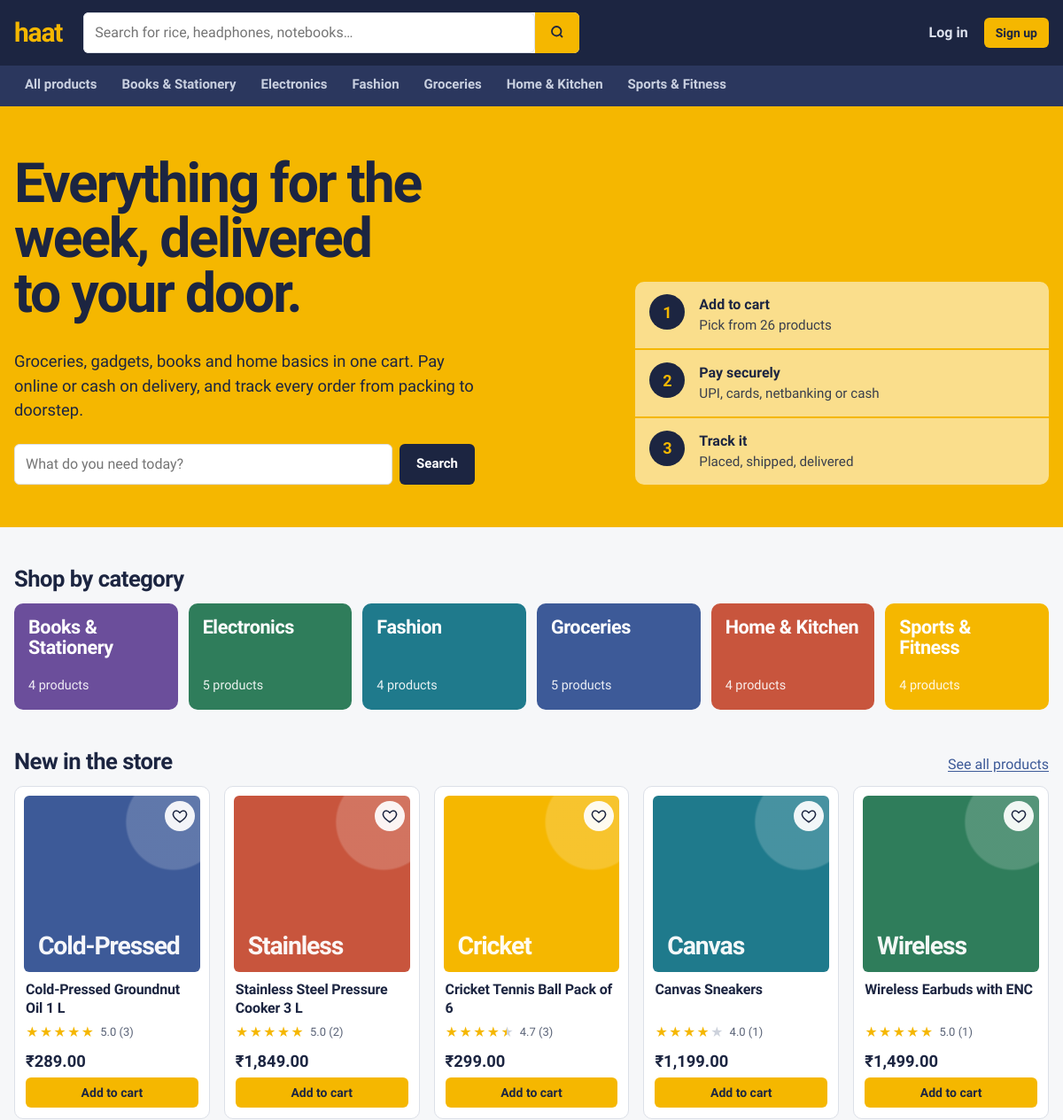
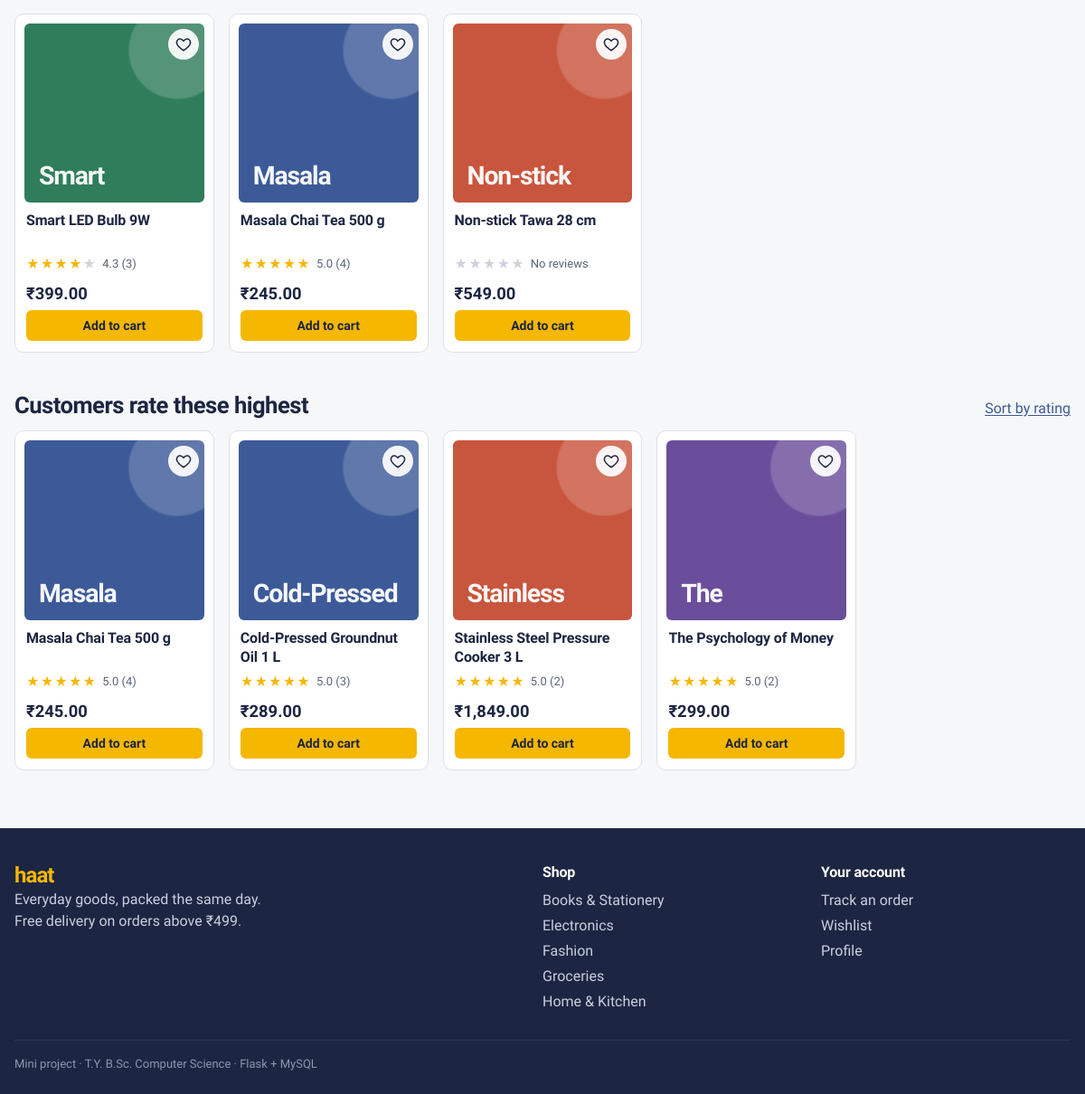
The page / on the database its author committed (2 pictures, top to bottom).
### models.py (models this page shows, shortened)
class Category(db.Model):
    __tablename__ = "categories"
    category_id = db.Column(db.Integer, primary_key=True)
    category_name = db.Column(db.String(100), unique=True, nullable=False)
    description = db.Column(db.Text)
    created_at = db.Column(db.DateTime, default=now)
    products = db.relationship("Product", backref="category", lazy="dynamic")

class Product(db.Model):
    __tablename__ = "products"
    product_id = db.Column(db.Integer, primary_key=True)
    name = db.Column(db.String(150), nullable=False)
    description = db.Column(db.Text)
    price = db.Column(db.Numeric(10, 2), nullable=False)
    stock = db.Column(db.Integer, nullable=False, default=0)
    category_id = db.Column(db.Integer, db.ForeignKey("categories.category_id"), nullable=False)
    image = db.Column(db.String(255))                      # file name in static/uploads
    is_active = db.Column(db.Boolean, nullable=False, default=True)
    created_at = db.Column(db.DateTime, default=now)
    reviews = db.relationship("Review", backref="product", lazy="dynamic",
                              cascade="all, delete-orphan")
    @property
    def rating_avg(self):
        value = db.session.query(func.avg(Review.rating)).filter(
            Review.product_id == self.product_id).scalar()
        return round(float(value), 1) if value else 0
    @property
    def rating_count(self):
        return self.reviews.count()

### modules/products.py (the view)
@bp.route("/")
def home():
    active = Product.query.filter(Product.is_active.is_(True))
    newest = active.order_by(Product.created_at.desc()).limit(8).all()
    sq = _rating_subquery()
    top_rated = (active.join(sq, Product.product_id == sq.c.pid)
                 .order_by(sq.c.avg.desc(), sq.c.cnt.desc()).limit(4).all())
    counts = dict(db.session.query(Product.category_id, func.count(Product.product_id))
                  .filter(Product.is_active.is_(True)).group_by(Product.category_id).all())
    return render_template("shop/home.html", newest=newest, top_rated=top_rated, counts=counts)

### app.py (called while the page is built)
def _csrf_token():
    if "_csrf" not in session:
        session["_csrf"] = secrets.token_hex(16)
    return session["_csrf"]

def _register_middleware(app):
    @app.before_request
    def csrf_protect():
        if request.method == "POST" and app.config.get("CSRF_ENABLED", True):
            token = request.form.get("csrf_token") or request.headers.get("X-CSRF-Token")
            if not token or token != session.get("_csrf"):
                app.logger.warning("CSRF check failed on %s", request.path)
                abort(400, description="Your session expired. Reload the page and try again.")
    @app.after_request
    def log_request(response):
        if not request.path.startswith("/static"):
            app.logger.debug("%s %s -> %s", request.method, request.path, response.status_code)
        return response

def _register_template_helpers(app):
    app.jinja_env.globals.update(csrf_token=_csrf_token, page_url=page_url, tile_colour=tile_colour)
    app.jinja_env.filters["money"] = money
    @app.context_processor
    def inject_globals():
        cart_count, wish_ids = 0, set()
        if current_user.is_authenticated:
            cart_count = (db.session.query(db.func.coalesce(db.func.sum(CartItem.quantity), 0))
                          .filter(CartItem.user_id == current_user.user_id).scalar())
            wish_ids = {w.product_id for w in
                        WishlistItem.query.filter_by(user_id=current_user.user_id)}
        return {
            "store_name": app.config["STORE_NAME"],
            "nav_categories": Category.query.order_by(Category.category_name).all(),
            "cart_count": cart_count,
            "wish_ids": wish_ids,
        }

### modules/products.py (called while the page is built)
def _rating_subquery():
    return (db.session.query(Review.product_id.label("pid"),
                             func.avg(Review.rating).label("avg"),
                             func.count(Review.review_id).label("cnt"))
            .group_by(Review.product_id).subquery())

### utils/helpers.py (called while the page is built)
def _indian_grouping(whole: str) -> str:
    if len(whole) <= 3:
        return whole
    last3, rest = whole[-3:], whole[:-3]
    groups = []
    while len(rest) > 2:
        groups.insert(0, rest[-2:])
        rest = rest[:-2]
    if rest:
        groups.insert(0, rest)
    return ",".join(groups + [last3])

def tile_colour(category_id):
    return TILE_COLOURS[(category_id or 0) % len(TILE_COLOURS)]

### templates/shop/home.html (shortened to what this page needs)
{% extends "base.html" %}
{% import "partials/macros.html" as m with context %}
{% block content %}
<section class="hero">
  <div class="wrap hero-grid">
    <div>
      <h1>Everything for the week, delivered to your door.</h1>
      <p class="lede">Groceries, gadgets, books and home basics in one cart. Pay online or cash on delivery, and track every order from packing to doorstep.</p>
      <form class="hero-search" action="{{ url_for('products.shop') }}" method="get">
        <input id="hq" name="q" type="search" placeholder="What do you need today?">
        <button class="btn btn-ink" type="submit">Search</button>
      </form>
    </div>
    <ol class="how" aria-label="How ordering works">
      <li><b>Add to cart</b><span>Pick from {{ counts.values()|sum }} products</span></li>
      <li><b>Pay securely</b><span>UPI, cards, netbanking or cash</span></li>
      <li><b>Track it</b><span>Placed, shipped, delivered</span></li>
    </ol>
  </div>
</section>
<section class="wrap section">
  <h2 class="section-title">Shop by category</h2>
  <div class="cat-grid">
    {% for c in nav_categories %}
    <a class="cat-card" href="{{ url_for('products.shop', category=c.category_id) }}" style="--tile: {{ tile_colour(c.category_id) }}">
      <span class="cat-name">{{ c.category_name }}</span>
      <span class="cat-count">{{ counts.get(c.category_id, 0) }} products</span>
    </a>
    {% endfor %}
  </div>
</section>
<section class="wrap section">
  <div class="section-head">
    <h2 class="section-title">New in the store</h2>
    <a href="{{ url_for('products.shop', sort='newest') }}">See all products</a>
  </div>
  <div class="grid">{% for p in newest %}{{ m.product_card(p) }}{% endfor %}</div>
</section>
{% if top_rated %}
<section class="wrap section">
  <div class="section-head">
    <h2 class="section-title">Customers rate these highest</h2>
    <a href="{{ url_for('products.shop', sort='rating') }}">Sort by rating</a>
  </div>
  <div class="grid">{% for p in top_rated %}{{ m.product_card(p) }}{% endfor %}</div>
</section>
{% endif %}
{% endblock %}

### templates/base.html (shortened to what this page needs)
<!doctype html>
<html lang="en">
<head>
  <link rel="stylesheet" href="{{ url_for('static', filename='css/style.css') }}">
</head>
<body class="{% block body_class %}{% endblock %}">
{% block header %}
<header class="site-header">
  <div class="wrap header-row">
    <a class="logo" href="{{ url_for('products.home') }}">{{ store_name|lower }}</a>
    <form class="search" action="{{ url_for('products.shop') }}" method="get" role="search">
      <input id="q" name="q" type="search" placeholder="Search for rice, headphones, notebooks…" value="{{ request.args.get('q','') }}">
      <button type="submit" aria-label="Search">
        <svg width="18" height="18" viewBox="0 0 24 24" fill="none" stroke="currentColor" stroke-width="2.4" aria-hidden="true"><circle cx="11" cy="11" r="7"/><path d="m20 20-3.5-3.5"/></svg>
      </button>
    </form>
    <nav class="user-nav" aria-label="Account">
      {% if current_user.is_authenticated %}
        {% if current_user.is_admin %}<a href="{{ url_for('admin.dashboard') }}">Admin</a>{% endif %}
        <a href="{{ url_for('cart.orders') }}">Orders</a>
        <a href="{{ url_for('cart.wishlist') }}">Wishlist{% if wish_ids %} <span class="count">{{ wish_ids|length }}</span>{% endif %}</a>
        <a class="cart-link" href="{{ url_for('cart.view_cart') }}">Cart <span class="count">{{ cart_count }}</span></a>
        <a href="{{ url_for('auth.account') }}" title="Your account" class="avatar">{{ current_user.name[:1]|upper }}</a>
      {% else %}
        <a href="{{ url_for('auth.login') }}">Log in</a>
        <a class="btn btn-sm btn-primary" href="{{ url_for('auth.register') }}">Sign up</a>
      {% endif %}
    </nav>
  </div>
  <nav class="cat-bar" aria-label="Categories">
    <div class="wrap">
      <a href="{{ url_for('products.shop') }}" class="{{ 'on' if request.endpoint=='products.shop' and not request.args.get('category') }}">All products</a>
      {% for c in nav_categories %}
        <a href="{{ url_for('products.shop', category=c.category_id) }}" class="{{ 'on' if request.args.get('category')|int == c.category_id }}">{{ c.category_name }}</a>
      {% endfor %}
    </div>
  </nav>
</header>
{% endblock %}
<main id="main">{% block content %}{% endblock %}</main>
{% block footer %}
<footer class="site-footer">
  <div class="wrap footer-row">
    <div>
      <span class="logo logo-sm">{{ store_name|lower }}</span>
      <p>Everyday goods, packed the same day.<br>Free delivery on orders above ₹499.</p>
    </div>
    <div>
      <h4>Shop</h4>
      {% for c in nav_categories[:5] %}<a href="{{ url_for('products.shop', category=c.category_id) }}">{{ c.category_name }}</a>{% endfor %}
    </div>
    <div>
      <h4>Your account</h4>
      <a href="{{ url_for('cart.orders') }}">Track an order</a>
      <a href="{{ url_for('cart.wishlist') }}">Wishlist</a>
      <a href="{{ url_for('auth.account') }}">Profile</a>
    </div>
  </div>
  <div class="wrap fine">Mini project · T.Y. B.Sc. Computer Science · Flask + MySQL</div>
</footer>
{% endblock %}
</body>
</html>

### templates/partials/macros.html (shortened to what this page needs)
{% macro stars(value, count=None, size='') -%}
<span class="stars {{ size }}" aria-label="{{ value }} out of 5 stars">
  {%- for i in range(1, 6) -%}
    <span class="{{ 'full' if value >= i else ('half' if value >= i - 0.5 else '') }}">★</span>
  {%- endfor -%}
  {% if count is not none %}<span class="star-count">{{ value if value else '' }}{% if count %} ({{ count }}){% else %}No reviews{% endif %}</span>{% endif %}
</span>
{%- endmacro %}
{% macro tile(p, cls='') -%}
{% if p.image %}
  <img class="tile {{ cls }}" src="{{ url_for('static', filename='uploads/' ~ p.image) }}" alt="{{ p.name }}" loading="lazy">
{% else %}
  <div class="tile tile-type {{ cls }}" style="--tile: {{ tile_colour(p.category_id) }}" aria-hidden="true">
    <span>{{ p.name.split()[0] }}</span>
  </div>
{% endif %}
{%- endmacro %}
{% macro product_card(p) -%}
<article class="card">
  <a class="card-link" href="{{ url_for('products.product_detail', product_id=p.product_id) }}">
    {{ tile(p) }}
    <h3>{{ p.name }}</h3>
  </a>
  <div class="card-meta">
    {{ stars(p.rating_avg, p.rating_count, 'sm') }}
  </div>
  <div class="card-foot">
    <span class="price">{{ p.price|money }}</span>
    {% if p.stock == 0 %}
      <span class="tag tag-muted">Out of stock</span>
    {% else %}
      <form method="post" action="{{ url_for('cart.add_to_cart', product_id=p.product_id) }}">
        <button class="btn btn-sm btn-primary" type="submit">Add to cart</button>
      </form>
    {% endif %}
  </div>
  <form class="wish" method="post" action="{{ url_for('cart.toggle_wishlist', product_id=p.product_id) }}">
    <button type="submit" class="wish-btn {{ 'on' if p.product_id in wish_ids }}" aria-label="{{ 'Remove from' if p.product_id in wish_ids else 'Save to' }} wishlist" aria-pressed="{{ 'true' if p.product_id in wish_ids else 'false' }}">
      <svg viewBox="0 0 24 24" width="18" height="18" aria-hidden="true"><path d="M12 21s-7.5-4.6-9.6-9.4C.9 8.1 3 4 6.9 4c2.2 0 3.6 1.2 5.1 3 1.5-1.8 2.9-3 5.1-3C21 4 23.1 8.1 21.6 11.6 19.5 16.4 12 21 12 21z"/></svg>
    </button>
  </form>
</article>
{%- endmacro %}

### rows shown on the page
Category: category_name "Books & Stationery", get "4"
Category: category_name "Electronics", get "5"
Category: category_name "Fashion", get "4"
Category: category_name "Groceries", get "5"
Category: category_name "Home & Kitchen", get "4"
Category: category_name "Sports & Fitness", get "4"
Product: name "Cold-Pressed", name "Cold-Pressed Groundnut Oil 1 L", value "5.0", count "3", price "₹289.00"
Product: name "Stainless", name "Stainless Steel Pressure Cooker 3 L", value "5.0", count "2", price "₹1,849.00"
Product: name "Cricket", name "Cricket Tennis Ball Pack of 6", value "4.7", count "3", price "₹299.00"
Product: name "Canvas", name "Canvas Sneakers", value "4.0", is_active "1", price "₹1,199.00"
Product: name "Wireless", name "Wireless Earbuds with ENC", value "5.0", is_active "1", price "₹1,499.00"
Product: name "Smart", name "Smart LED Bulb 9W", value "4.3", stock "3", price "₹399.00"
Product: name "Masala", name "Masala Chai Tea 500 g", value "5.0", count "4", price "₹245.00"
Product: name "Non-stick", name "Non-stick Tawa 28 cm", shows "No reviews", price "₹549.00"
Product: name "The", name "The Psychology of Money", value "5.0", count "2", price "₹299.00"

### other values the page prints
{{ store_name|lower }} "haat"
{{ counts.values()|sum }} "26"
